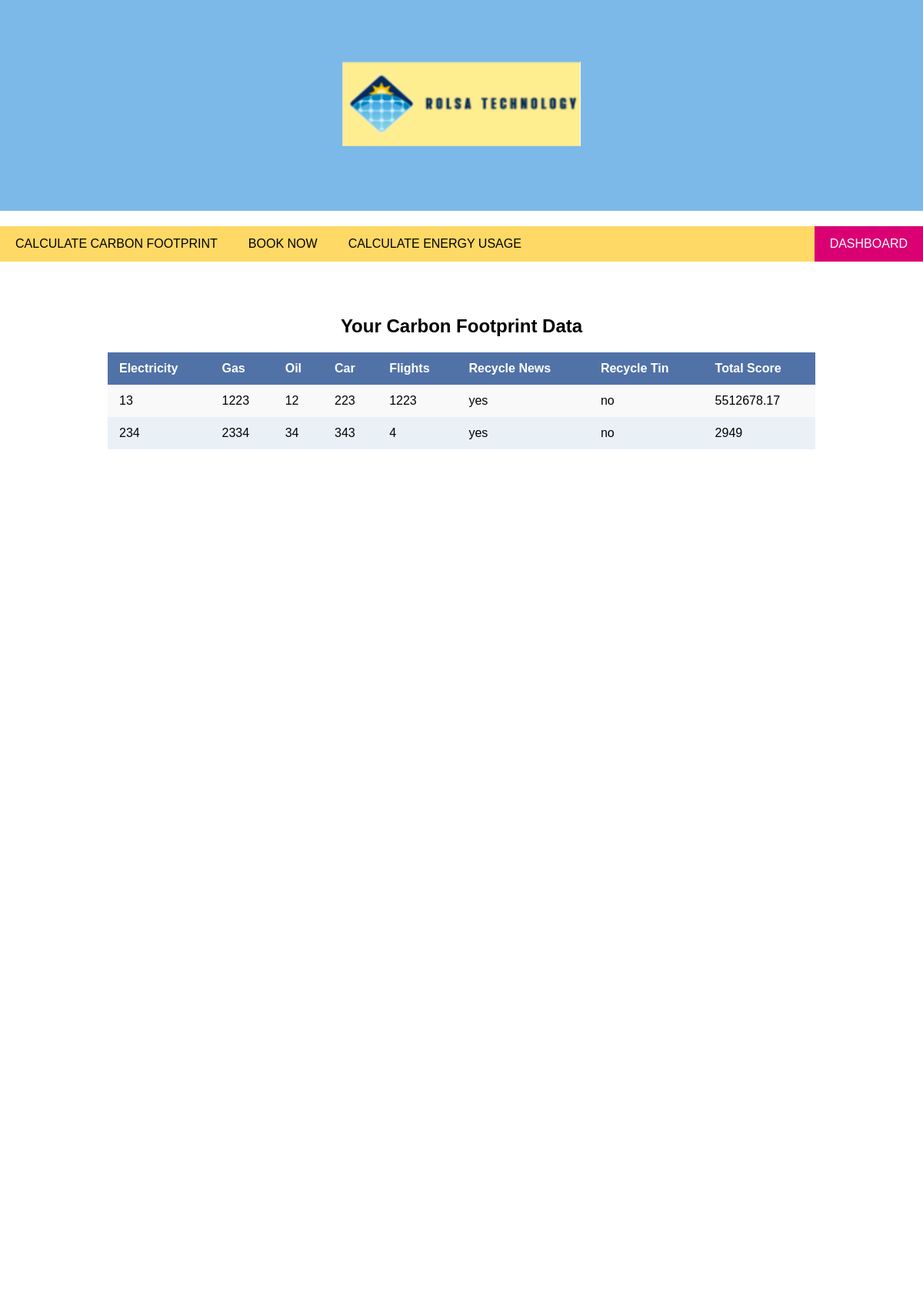
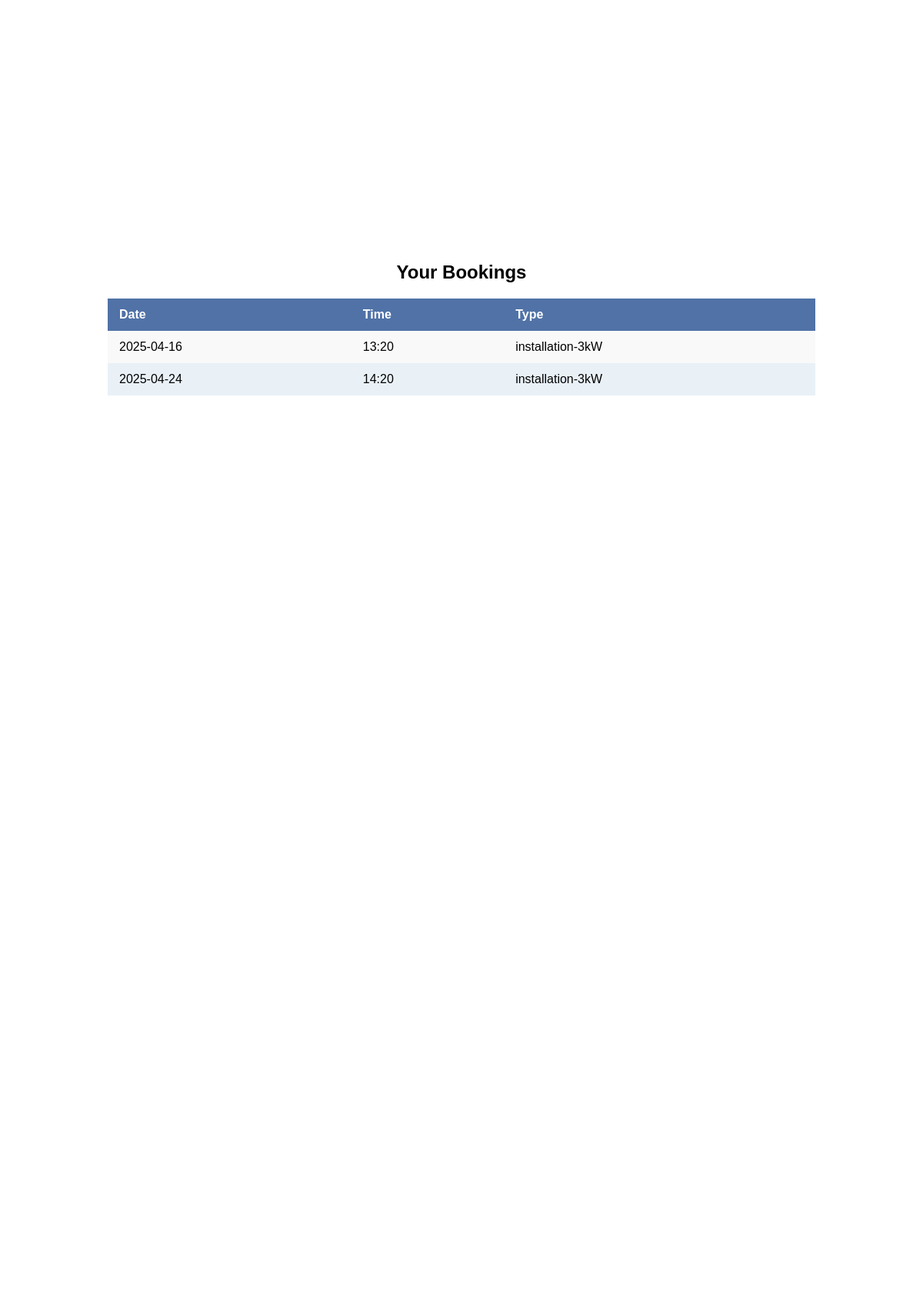
The app's page /dashboard (signed in, upper part) with its own data (2 pictures, top to bottom).
### tables this page shows
CREATE TABLE carbon_score (
                carbon_footprint_id INTEGER PRIMARY KEY AUTOINCREMENT,
                user_email TEXT,
                electricity NUMBER,
                gas NUMBER,
                oil NUMBER,
                car NUMBER,
                flights NUMBER,
                recycle_news TEXT,
                recycle_tin TEXT,
                score NUMBER,
                FOREIGN KEY (user_email) REFERENCES customer_info(email)
            );

CREATE TABLE booking (
                booking_id INTEGER PRIMARY KEY AUTOINCREMENT,
                user_email TEXT,
                date TEXT,
                time TEXT,
                type TEXT,
                FOREIGN KEY (user_email) REFERENCES customer_info(email)
            );

### main.py (the view)
@app.route("/dashboard")
def dashboard():
    user_email = session.get("email")
    if not user_email:
        return redirect(url_for("login"))
    carbon_scores = list_carbon_score_by_user("customer_info.db", user_email)
    bookings = list_bookings_by_user("customer_info.db", user_email)
    energy_usages = list_energy_usage_by_user("customer_info.db", user_email)
    return render_template("dashboard.html", carbon_scores=carbon_scores, bookings=bookings, energy_usages=energy_usages)

### main.py (called while the page is built)
def list_carbon_score_by_user(filename, user_email):
    try:
        with sqlite3.connect(filename) as conn:
            cursor = conn.cursor()
            return cursor.execute("SELECT * FROM carbon_score WHERE user_email = ?", (user_email,)).fetchall()
    except sqlite3.Error as e:
        print(f"Database error: {e}")
        return []

def list_bookings_by_user(filename, user_email):
    try:
        with sqlite3.connect(filename) as conn:
            cursor = conn.cursor()
            return cursor.execute("SELECT * FROM booking WHERE user_email = ?", (user_email,)).fetchall()
    except sqlite3.Error as e:
        print(f"Database error: {e}")
        return []

def list_energy_usage_by_user(filename, user_email):
    try:
        with sqlite3.connect(filename) as conn:
            cursor = conn.cursor()
            return cursor.execute("SELECT * FROM energy_usage WHERE user_email = ?", (user_email,)).fetchall()
    except sqlite3.Error as e:
        print(f"Database error: {e}")
        return []

### Templates/dashboard.html (shortened to what this page needs)
<!DOCTYPE html>
<html lang="en">
<head>
    <link rel="stylesheet" href="{{ url_for('static', filename='CSS/style.css') }}" />
</head>
<body>
<div class="header">
    <img src="{{ url_for('static', filename='image/logo.png') }}" width="310" height="110" alt="The logo of the website" />
</div>
<div class="navbar">
    <a href="/carbon_footprint_main">CALCULATE CARBON FOOTPRINT</a>
    <a href="/booking">BOOK NOW</a>
    <a href="/energy_usage">CALCULATE ENERGY USAGE</a>
    <a href="/dashboard" class="right active">DASHBOARD</a>
</div>
<div class="content">
    <h2>Your Carbon Footprint Data</h2>
    <table>
        <thead>
            <tr>
                <th>Electricity</th>
                <th>Gas</th>
                <th>Oil</th>
                <th>Car</th>
                <th>Flights</th>
                <th>Recycle News</th>
                <th>Recycle Tin</th>
                <th>Total Score</th>
            </tr>
        </thead>
        <tbody>
            {% for score in carbon_scores %}
            <tr>
                <td>{{ score[2] }}</td>
                <td>{{ score[3] }}</td>
                <td>{{ score[4] }}</td>
                <td>{{ score[5] }}</td>
                <td>{{ score[6] }}</td>
                <td>{{ score[7] }}</td>
                <td>{{ score[8] }}</td>
                <td>{{ score[9] }}</td>
            </tr>
            {% endfor %}
        </tbody>
    </table>
</div>
<div class="content">
    <h2>Your Bookings</h2>
    <table>
        <thead>
            <tr>
                <th>Date</th>
                <th>Time</th>
                <th>Type</th>
            </tr>
        </thead>
        <tbody>
            {% for booking in bookings %}
            <tr>
                <td>{{ booking[2] }}</td>
                <td>{{ booking[3] }}</td>
                <td>{{ booking[4] }}</td>
            </tr>
            {% endfor %}
        </tbody>
    </table>
</div>
</body>
</html>

### static/css/style.css (style rules this page uses)
* { box-sizing: border-box; }
body { font-family: Arial, Helvetica, sans-serif; margin: 0; }
.content { display: flex; flex-direction: column; align-items: center; padding-top: 80px; min-height: 200vh; background: white ; margin-bottom: 20px; width: 80%; margin: 30px auto; padding: 20px; border-radius: 8px; }
.header { padding: 80px; text-align: center; background: #7CB9E8; margin-bottom : 20px; min-height :20vh; }
.navbar { position: sticky; top: 0; overflow: hidden; }
.navbar { overflow: hidden; background-color: #FED966; margin-bottom : 20px; }
.navbar a { float: left; display: block; color: black; text-align: center; padding: 14px 20px; text-decoration: none; }
.navbar a.right { float: right; }
.navbar a.active { background-color: #DA0073; color: white; }

### Templates/dashboard.html (style rules this page uses)
table { width: 100%; border-collapse: collapse; margin-bottom: 20px; }
th, td { text-align: left; padding: 12px 15px; }
th { background-color: #5072A7; color: white; font-weight: bold; }
td { background-color: #f9f9f9; }
tr:nth-child(even) td { background-color: #e9f1f7; }

### records on screen
carbon_score: electricity "13", gas "1223", oil "12", car "223", flights "1223", recycle_news "yes", recycle_tin "no", score "5512678.17"
carbon_score: electricity "234", gas "2334", oil "34", car "343", flights "4", recycle_news "yes", recycle_tin "no", score "2949"
booking: date "2025-04-16", time "13:20", type "installation-3kW"
booking: date "2025-04-24", time "14:20", type "installation-3kW"
